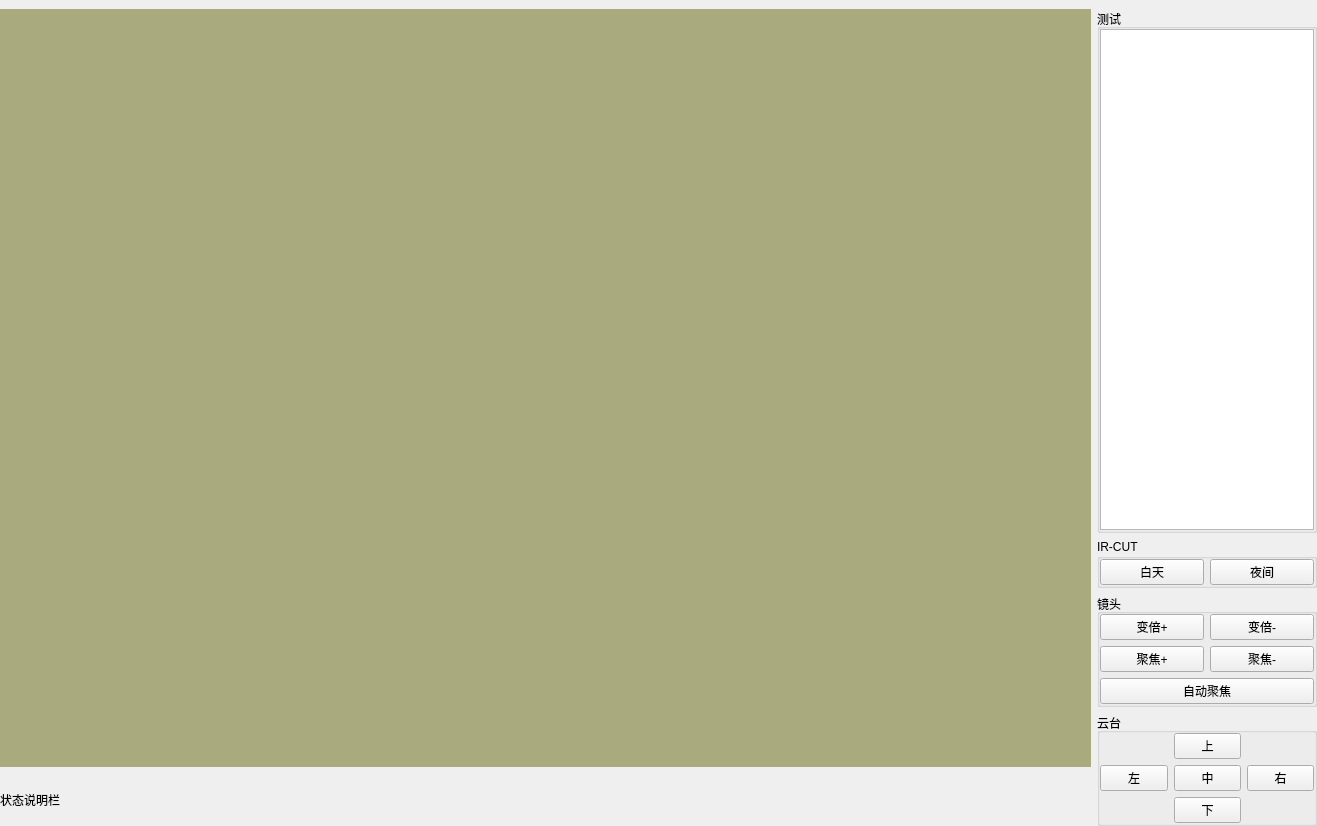
<?xml version="1.0" encoding="UTF-8"?>
<ui version="4.0">
 <class>W22VideoCheck</class>
 <widget class="QWidget" name="W22VideoCheck">
  <property name="geometry">
   <rect>
    <x>0</x>
    <y>0</y>
    <width>1317</width>
    <height>826</height>
   </rect>
  </property>
  <property name="windowTitle">
   <string>Form</string>
  </property>
  <layout class="QGridLayout" name="gridLayout_3">
   <property name="leftMargin">
    <number>0</number>
   </property>
   <property name="topMargin">
    <number>9</number>
   </property>
   <property name="rightMargin">
    <number>0</number>
   </property>
   <property name="bottomMargin">
    <number>0</number>
   </property>
   <item row="3" column="1" rowspan="2">
    <widget class="QGroupBox" name="groupBox_4">
     <property name="sizePolicy">
      <sizepolicy hsizetype="Minimum" vsizetype="Preferred">
       <horstretch>0</horstretch>
       <verstretch>0</verstretch>
      </sizepolicy>
     </property>
     <property name="maximumSize">
      <size>
       <width>220</width>
       <height>16777215</height>
      </size>
     </property>
     <property name="title">
      <string>云台</string>
     </property>
     <layout class="QGridLayout" name="gridLayout">
      <property name="leftMargin">
       <number>0</number>
      </property>
      <property name="topMargin">
       <number>0</number>
      </property>
      <property name="rightMargin">
       <number>0</number>
      </property>
      <property name="bottomMargin">
       <number>0</number>
      </property>
      <item row="0" column="0">
       <spacer name="horizontalSpacer">
        <property name="orientation">
         <enum>Qt::Horizontal</enum>
        </property>
        <property name="sizeType">
         <enum>QSizePolicy::Preferred</enum>
        </property>
        <property name="sizeHint" stdset="0">
         <size>
          <width>66</width>
          <height>20</height>
         </size>
        </property>
       </spacer>
      </item>
      <item row="0" column="1">
       <widget class="QPushButton" name="pushButton_8">
        <property name="text">
         <string>上</string>
        </property>
       </widget>
      </item>
      <item row="0" column="2">
       <spacer name="horizontalSpacer_2">
        <property name="orientation">
         <enum>Qt::Horizontal</enum>
        </property>
        <property name="sizeType">
         <enum>QSizePolicy::Preferred</enum>
        </property>
        <property name="sizeHint" stdset="0">
         <size>
          <width>65</width>
          <height>20</height>
         </size>
        </property>
       </spacer>
      </item>
      <item row="1" column="0">
       <widget class="QPushButton" name="pushButton_11">
        <property name="text">
         <string>左</string>
        </property>
       </widget>
      </item>
      <item row="1" column="1">
       <widget class="QPushButton" name="pushButton_9">
        <property name="text">
         <string>中</string>
        </property>
       </widget>
      </item>
      <item row="1" column="2">
       <widget class="QPushButton" name="pushButton_12">
        <property name="text">
         <string>右</string>
        </property>
       </widget>
      </item>
      <item row="2" column="0">
       <spacer name="horizontalSpacer_3">
        <property name="orientation">
         <enum>Qt::Horizontal</enum>
        </property>
        <property name="sizeType">
         <enum>QSizePolicy::Preferred</enum>
        </property>
        <property name="sizeHint" stdset="0">
         <size>
          <width>66</width>
          <height>20</height>
         </size>
        </property>
       </spacer>
      </item>
      <item row="2" column="1">
       <widget class="QPushButton" name="pushButton_10">
        <property name="text">
         <string>下</string>
        </property>
       </widget>
      </item>
      <item row="2" column="2">
       <spacer name="horizontalSpacer_4">
        <property name="orientation">
         <enum>Qt::Horizontal</enum>
        </property>
        <property name="sizeType">
         <enum>QSizePolicy::Preferred</enum>
        </property>
        <property name="sizeHint" stdset="0">
         <size>
          <width>65</width>
          <height>20</height>
         </size>
        </property>
       </spacer>
      </item>
     </layout>
    </widget>
   </item>
   <item row="0" column="0" rowspan="4">
    <widget class="QLabel" name="label">
     <property name="sizePolicy">
      <sizepolicy hsizetype="Expanding" vsizetype="Expanding">
       <horstretch>0</horstretch>
       <verstretch>0</verstretch>
      </sizepolicy>
     </property>
     <property name="styleSheet">
      <string notr="true">background-color: rgb(170, 170, 127);</string>
     </property>
     <property name="text">
      <string/>
     </property>
    </widget>
   </item>
   <item row="0" column="1">
    <widget class="QGroupBox" name="groupBox">
     <property name="sizePolicy">
      <sizepolicy hsizetype="Minimum" vsizetype="Preferred">
       <horstretch>0</horstretch>
       <verstretch>0</verstretch>
      </sizepolicy>
     </property>
     <property name="maximumSize">
      <size>
       <width>220</width>
       <height>16777215</height>
      </size>
     </property>
     <property name="title">
      <string>测试</string>
     </property>
     <layout class="QVBoxLayout" name="verticalLayout">
      <property name="leftMargin">
       <number>0</number>
      </property>
      <property name="topMargin">
       <number>0</number>
      </property>
      <property name="rightMargin">
       <number>0</number>
      </property>
      <property name="bottomMargin">
       <number>0</number>
      </property>
      <item>
       <widget class="QListWidget" name="listWidget">
        <property name="sizePolicy">
         <sizepolicy hsizetype="Preferred" vsizetype="Expanding">
          <horstretch>0</horstretch>
          <verstretch>0</verstretch>
         </sizepolicy>
        </property>
       </widget>
      </item>
     </layout>
    </widget>
   </item>
   <item row="2" column="1">
    <widget class="QGroupBox" name="groupBox_3">
     <property name="sizePolicy">
      <sizepolicy hsizetype="Minimum" vsizetype="Preferred">
       <horstretch>0</horstretch>
       <verstretch>0</verstretch>
      </sizepolicy>
     </property>
     <property name="maximumSize">
      <size>
       <width>220</width>
       <height>16777215</height>
      </size>
     </property>
     <property name="title">
      <string>镜头</string>
     </property>
     <layout class="QGridLayout" name="gridLayout_2">
      <property name="leftMargin">
       <number>0</number>
      </property>
      <property name="topMargin">
       <number>0</number>
      </property>
      <property name="rightMargin">
       <number>0</number>
      </property>
      <property name="bottomMargin">
       <number>0</number>
      </property>
      <item row="0" column="0">
       <widget class="QPushButton" name="pushButton_3">
        <property name="text">
         <string>变倍+</string>
        </property>
       </widget>
      </item>
      <item row="0" column="1">
       <widget class="QPushButton" name="pushButton_4">
        <property name="text">
         <string>变倍-</string>
        </property>
       </widget>
      </item>
      <item row="1" column="0">
       <widget class="QPushButton" name="pushButton_5">
        <property name="text">
         <string>聚焦+</string>
        </property>
       </widget>
      </item>
      <item row="1" column="1">
       <widget class="QPushButton" name="pushButton_6">
        <property name="text">
         <string>聚焦-</string>
        </property>
       </widget>
      </item>
      <item row="2" column="0" colspan="2">
       <widget class="QPushButton" name="pushButton_7">
        <property name="text">
         <string>自动聚焦</string>
        </property>
       </widget>
      </item>
     </layout>
    </widget>
   </item>
   <item row="1" column="1">
    <widget class="QGroupBox" name="groupBox_2">
     <property name="sizePolicy">
      <sizepolicy hsizetype="Minimum" vsizetype="Preferred">
       <horstretch>0</horstretch>
       <verstretch>0</verstretch>
      </sizepolicy>
     </property>
     <property name="maximumSize">
      <size>
       <width>220</width>
       <height>16777215</height>
      </size>
     </property>
     <property name="title">
      <string>IR-CUT</string>
     </property>
     <layout class="QHBoxLayout" name="horizontalLayout">
      <property name="leftMargin">
       <number>0</number>
      </property>
      <property name="topMargin">
       <number>0</number>
      </property>
      <property name="rightMargin">
       <number>0</number>
      </property>
      <property name="bottomMargin">
       <number>0</number>
      </property>
      <item>
       <widget class="QPushButton" name="pushButton">
        <property name="text">
         <string>白天</string>
        </property>
       </widget>
      </item>
      <item>
       <widget class="QPushButton" name="pushButton_2">
        <property name="text">
         <string>夜间</string>
        </property>
       </widget>
      </item>
     </layout>
    </widget>
   </item>
   <item row="4" column="0">
    <widget class="QLabel" name="label_2">
     <property name="text">
      <string>状态说明栏</string>
     </property>
    </widget>
   </item>
  </layout>
 </widget>
 <resources/>
 <connections/>
</ui>
